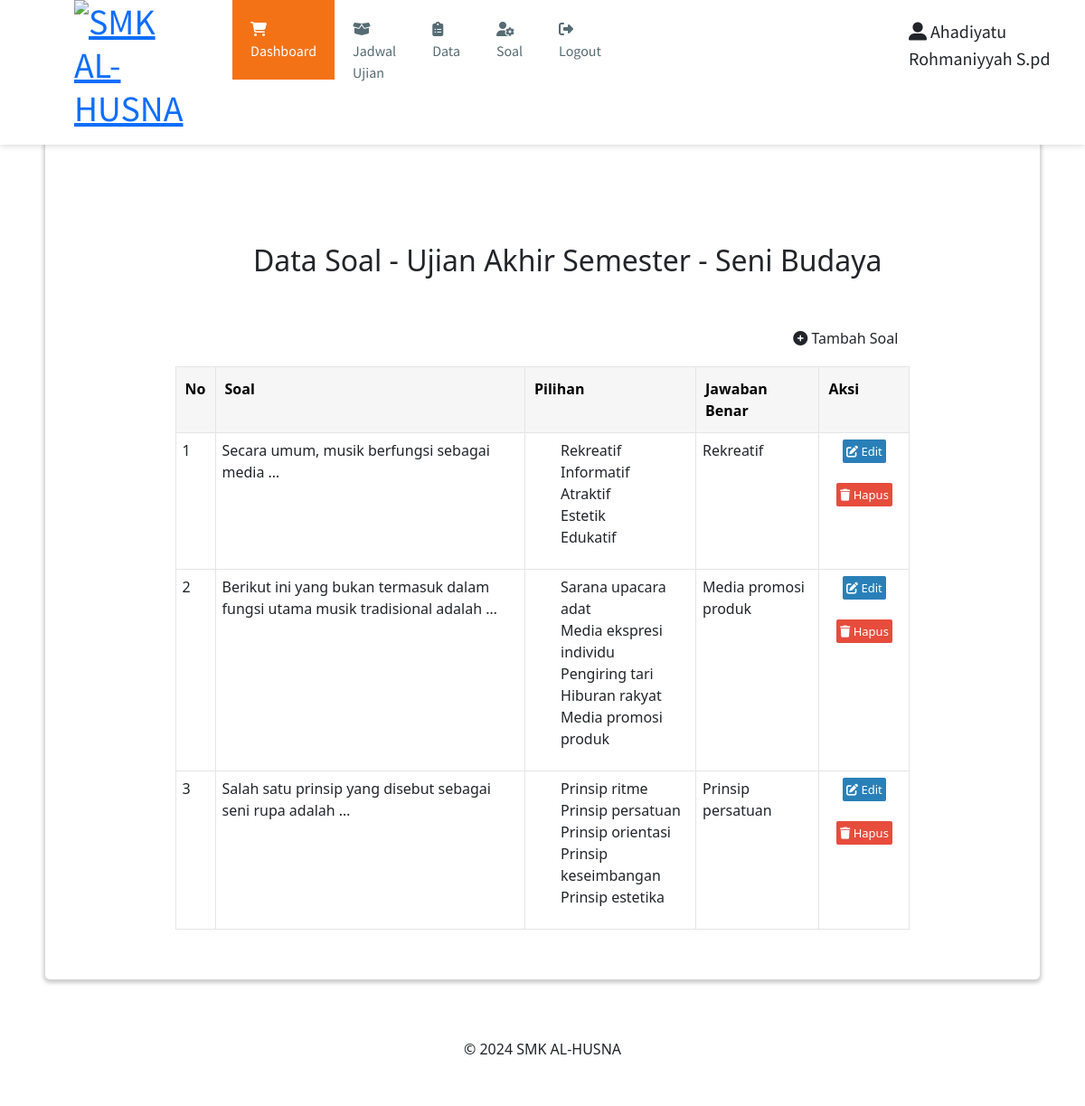
Page /data_soal_uas.php (signed in) on the committed database.
### tables this page shows
CREATE TABLE `mapel` (
  `id_mapel` varchar(20) NOT NULL,
  `mapel` varchar(30) NOT NULL,
  `id_guru` varchar(20) NOT NULL
);

CREATE TABLE `soal` (
  `id_soal` varchar(20) NOT NULL,
  `id_ujian` varchar(10) NOT NULL,
  `soal` varchar(255) NOT NULL,
  `opsi` varchar(255) NOT NULL,
  `jawaban_benar` varchar(50) NOT NULL
);

### data_soal_uas.php (the view, shortened to what this page needs)
<?php include "header.php"; ?>
<main>
	<div>
		<div class="d-flex">
			<ul style="display: flex;">
				<li class="mx-1"><a class="btn btn-primary" href="data_soal_uts.php">Ujian Tengah Semester</a></li>
				<li class="mx-1"><a class="btn btn-primary" href="data_soal_uas.php">Ujian Akhir Semester</a></li>
			</ul>
			<?php
			$getUserLogin  = $_SESSION['fullname'];
			$ambildata = mysqli_query($mysqli, "SELECT * FROM mapel, guru where mapel.id_guru=guru.nip and guru='$getUserLogin';");
			$ambilmapel = mysqli_fetch_array($ambildata);
			?>
		</div>
		<div>
			<h2 style="margin-left: 200px; margin-top: 100px;">Data Soal - Ujian Akhir Semester - <?= $ambilmapel['mapel']; ?></h2>
		</div>
	</div>
	<div class="container mt-5">
		<div class="content-produk">
			<a href="buat_soal_uas.php" class="btn btn-tambahkan-produk">
				<i class="fas fa-plus-circle"></i> Tambah Soal
			</a>
			<div style="height: 50px;"></div>
			<?php
			$getUserLogin  = $_SESSION['fullname'];
			$ambildata = mysqli_query($mysqli, "SELECT * FROM mapel, guru WHERE mapel.id_guru=guru.nip AND guru='$getUserLogin';");
			$ambilmapel = mysqli_fetch_array($ambildata);
			$getmapel = $ambilmapel['id_mapel'];
			$soalQuery = mysqli_query($mysqli, "SELECT * FROM soal WHERE id_ujian IN (
                SELECT id_ujian FROM ujian WHERE id_mapel='$getmapel' and jenis_ujian='Ujian Akhir Semester'
            );");
			?>
			<table class="table-produk">
				<thead>
					<tr>
						<th>No</th>
						<th>Soal</th>
						<th>Pilihan</th>
						<th>Jawaban Benar</th>
						<th>Aksi</th>
					</tr>
				</thead>
				<tbody>
					<?php
					$no = 1;
					while ($soal = mysqli_fetch_array($soalQuery)) {
						$opsi = explode(",", $soal['opsi']);
					?>
						<tr>
							<td><?= $no++; ?></td>
							<td><?= $soal['soal']; ?></td>
							<td>
								<ul>
									<?php foreach ($opsi as $pilihan) : ?>
										<li><?= $pilihan; ?></li>
									<?php endforeach; ?>
								</ul>
							</td>
							<td><?= $soal['jawaban_benar']; ?></td>
							<td style="text-align: center; width: 100px;">
								<a href="#" class="action-edit" data-bs-toggle="modal" data-bs-target="#edit<?= $soal['id_soal']; ?>"><i class="fas fa-edit"></i> Edit</a>
								<br>
								<br>
								<a href="#" class="action-hapus" data-bs-toggle="modal" data-bs-target="#delete<?= $soal['id_soal']; ?>"><i class="fas fa-trash"></i> Hapus</a>
							</td>
						</tr>
					<?php } ?>
				</tbody>
			</table>
		</div>
	</div>
</main>
<?php include "footer.php"; ?>

### assets/styles/style.css (style rules this page uses)
body { font-family: 'Lato', sans-serif; color: #585858; background: #E7EFF2; }
main { background: white; box-shadow: 0 2px 4px 2px rgba(0, 0, 0, 0.2); border-radius: 5px; padding: 30px; margin: 85px 50px 30px; }
.btn { cursor: pointer; border: 1.5px solid #F47216; padding: 10px; border-radius: 5px; transition: 0.5s; font-weight: 600; text-decoration: none; }
.btn-tambahkan-produk, .btn-tambahkan-transaksi { background-color: #F47216; color: white; float: right; }
.table-produk, .table-laporan { margin: auto; margin-bottom: 25px; width: 100%; }
.table-produk td, .table-laporan td { border: 1.5px solid #E5E5E5; padding: 7px; }
.table-produk th, .table-laporan th { color: #000; background-color: #F6F6F6; border: 1.5px solid #E5E5E5; padding: 12px 10px; font-weight: 600; text-decoration: none; }
.content-produk, .content-laporan { width: 80%; margin: auto; }
.action-hapus, .action-edit, .action-detail { text-decoration: none; color: white; padding: 4px; margin: 5px; font-size: 13px; border-radius: 2px; }
.action-hapus { background-color: #e74c3c; }
.action-edit, .action-detail { background-color: #2980b9; }

### rows in the picture
mapel: mapel "Seni Budaya"
soal: soal "Secara umum, musik berfungsi sebagai media …", opsi "Rekreatif", opsi "Informatif", opsi "Atraktif", opsi "Estetik", opsi "Edukatif", jawaban_benar "Rekreatif"
soal: soal "Berikut ini yang bukan termasuk dalam fungsi utama musik tradisional adalah …", opsi "Sarana upacara adat", opsi "Media ekspresi individu", opsi "Pengiring tari", opsi "Hiburan rakyat", opsi "Media promosi produk", jawaban_benar "Media promosi produk"
soal: soal "Salah satu prinsip yang disebut sebagai seni rupa adalah …", opsi "Prinsip ritme", opsi "Prinsip persatuan", opsi "Prinsip orientasi", opsi "Prinsip keseimbangan", opsi "Prinsip estetika", jawaban_benar "Prinsip persatuan"

### other values in the picture
$_SESSION['fullname'] "Ahadiyatu Rohmaniyyah S.pd"
